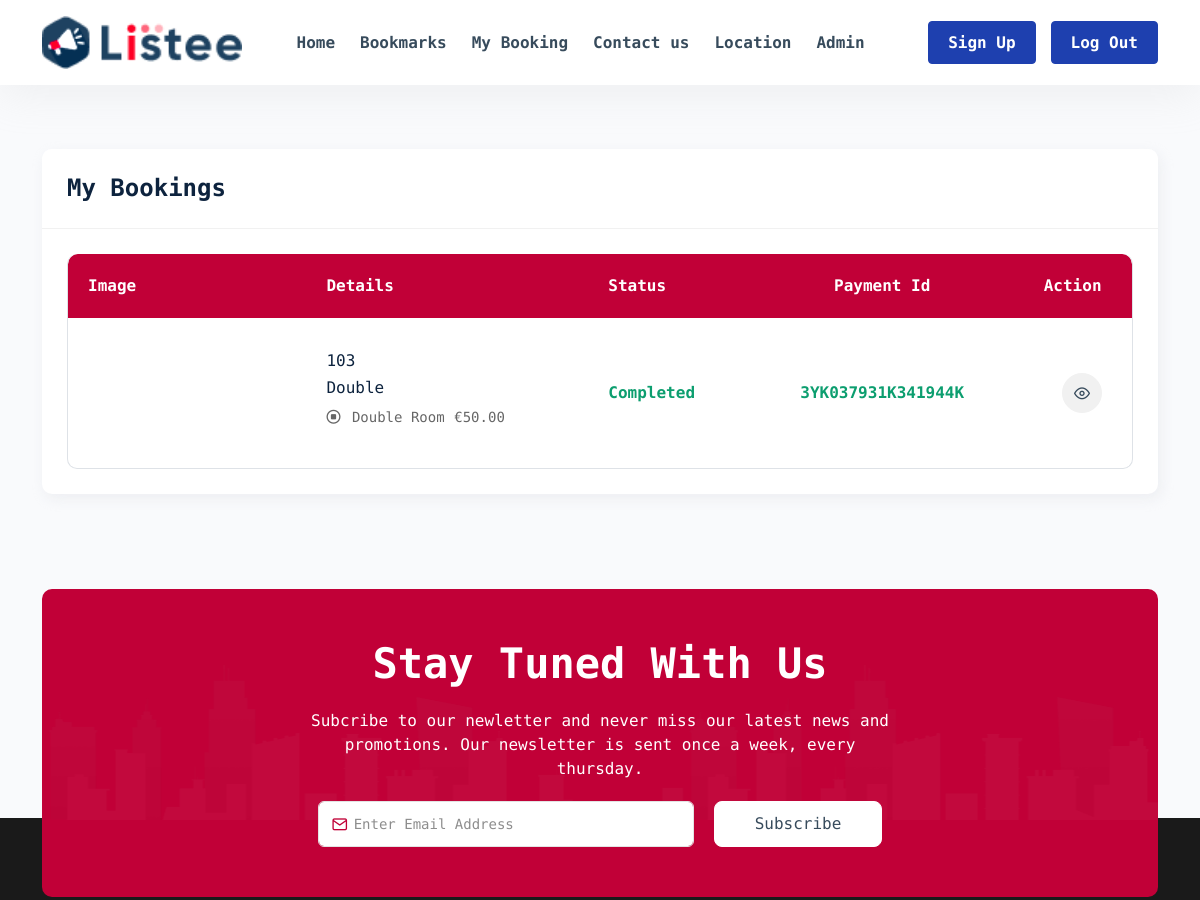
The app's page /dashboard/ (signed in, upper part), older data.
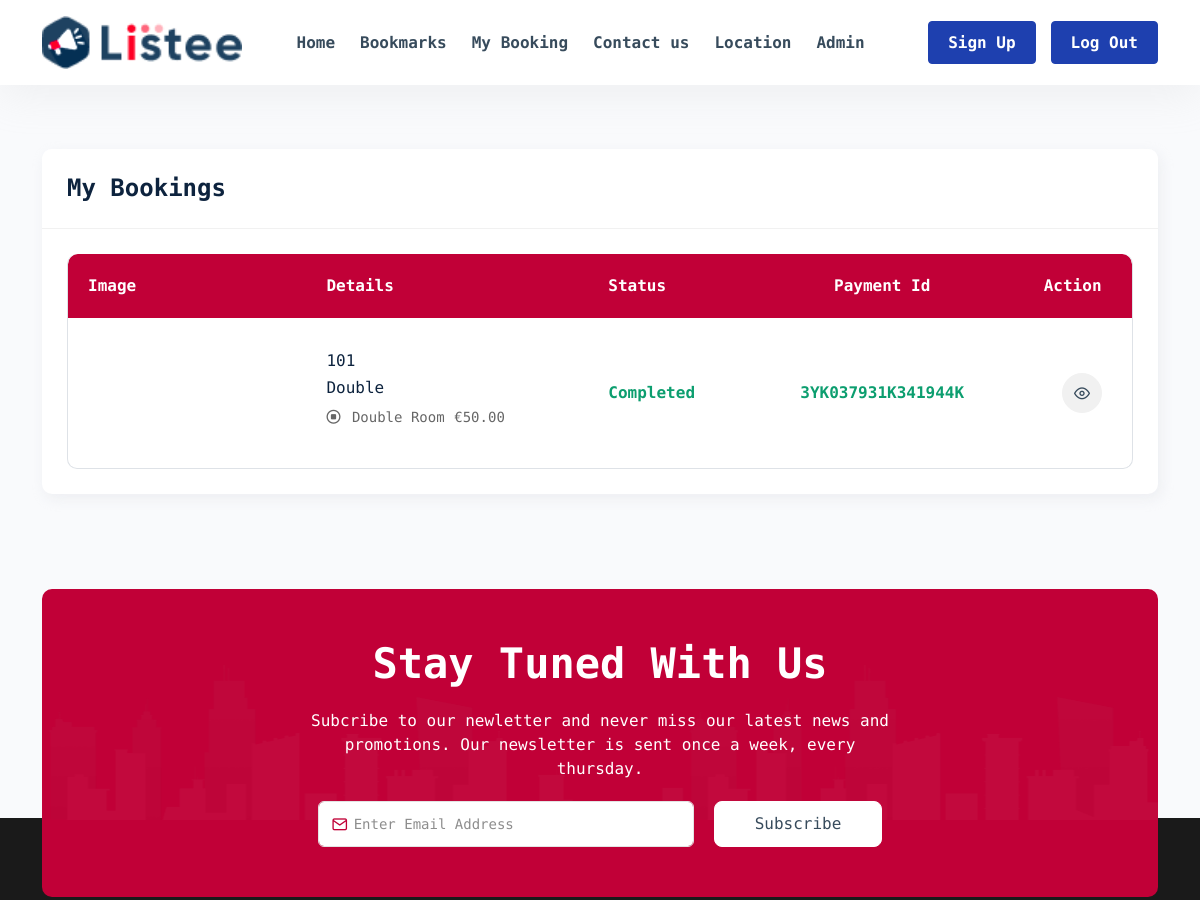
The same page, newer data.
### core/models.py (models this page shows, shortened)
class Booking(models.Model):
    room = models.ForeignKey(HotelRoom, on_delete=models.CASCADE,related_name='booking')
    guest = models.ForeignKey(Account, on_delete=models.CASCADE)
    check_in_date = models.DateTimeField()
    check_out_date = models.DateTimeField()
    guest_name = models.CharField(max_length=100)
    guest_email = models.EmailField()
    guest_phone = models.CharField(max_length=15, blank=True, null=True)
    special_requests = models.TextField(blank=True, null=True)
    created_at = models.DateTimeField(auto_now_add=True)
    payment_deadline = models.DateTimeField()
    payment_completed = models.BooleanField(default=False)

class HotelRoom(models.Model):
    ROOM_TYPES = [
        ('Single', 'Single'),
        ('Double', 'Double'),
        ('Suite', 'Suite'),
        ('Family', 'Family'),
        ('Delux', 'Deluxe'),
    ]
    room_number = models.CharField(max_length=10, unique=True)
    room_type = models.CharField(max_length=20, choices=ROOM_TYPES)
    price_per_night = models.DecimalField(max_digits=10, decimal_places=2)
    is_available = models.BooleanField(default=True)
    capacity= models.IntegerField(default=2)
    category = models.ForeignKey(Category, on_delete=models.CASCADE, related_name='rooms')
    amenities = models.ManyToManyField(Amenity, related_name='rooms')
    hotel_images=models.FileField(upload_to='hotelroom/')
    is_booked=models.BooleanField(default=False)
    rating=models.CharField(max_length=100,blank=True,null=True)
    view_count=models.IntegerField(default=0)
    description=models.TextField(blank=True,null=True)
    created_at=models.DateTimeField(auto_now=True)

class Category(models.Model):
    name = models.CharField(max_length=50, unique=True)
    catgory_image=models.FileField(upload_to='category_image',blank=True,null=True)
    created_at=models.DateTimeField(auto_now=True)

class Payment(models.Model):
    booking=models.ForeignKey(Booking,on_delete=models.CASCADE,blank=True,null=True)
    amount = models.DecimalField(max_digits=10, decimal_places=2)
    payment_method = models.CharField(max_length=20, default='')
    payment_status = models.CharField(max_length=20, default='Pending')
    payment_date = models.DateTimeField(auto_now=True,null=True, blank=True)
    transaction_id = models.CharField(max_length=100, blank=True, null=True)
    user=models.ForeignKey(Account,on_delete=models.CASCADE,blank=True,null=True)
    created_at=models.DateTimeField(auto_now=True)

### home/views.py (the view)
# urls.py: path('dashboard/', views.dashboard,name='dashboard'),
@login_required
def dashboard(request):
    booking=Booking.objects.filter(guest=request.user,payment_completed=True)
    payments = Payment.objects.filter(booking__in=booking)
    context={
        'book':booking,
        'payments':payments
    }
    return render(request,'home/dashboard.html',context)

### home/context_processors.py (called while the page is built)
def user_count(request):
    return {
        'user_count': Account.objects.count(),
    }

### templates/home/dashboard.html (shortened to what this page needs)
{% extends 'base.html' %}
{% load static %}
{% block content %}
	<div class="main-wrapper innerpagebg">
		<header class="header">
			{% include 'includes/header1.html' %}
		</header>
        <div class="dashboard-content listing-section ">
			<div class="container">
				<div class="dash-listingcontent dashboard-info" style='margin-top: 79px;'>
				    <div class="dash-cards card">
					    <div class="card-header">
						    <h4>My Bookings</h4>
						</div>
                        <div class="card-body">
                            <div class="table-responsive">
								<table class="listing-table datatable" id="listdata-table" >
                                   <thead>
									<tr>
									    <th class="no-sort" >Image</th>
									    <th class="no-sort">Details</th>
									    <th>Status</th>
									    <th>Payment Id</th>
									    <th class="no-sort">Action</th>
									 </tr>
                                     </thead>
                                     <tbody>
                                    {% for item in book %}
                                     <tr>
									     <td>
										    <div class="listingtable-img"> <a href="{% url 'details' item.room.id %}"><img class="img-fluid avatar-img" src="{{item.room.hotel_images.url}}" alt=""></a></div>
										 </td>
									     <td>
										     <h6><a href="{% url 'details' item.room.id %}">{{item.room.room_number}}</a></h6>
										     <h6><a href="{% url 'details' item.room.id %}">{{item.room.room_type}}</a></h6>
										     <div class="listingtable-rate"><a href="javascript:void(0)" class="cat-icon"><i class="fa-regular fa-circle-stop"></i> {{item.room.category.name}}</a> <span class="fixed-amt">€{{item.room.price_per_night}}</span></div>
										 </td>
									     <td><span class="status-text">Completed</span></td>
										 {% for payment in payments %}
										 {% if payment.booking == item %}
									     <td><span class="status-text">{{ payment.transaction_id }}</span></td>
										 {% endif %}
										 {% endfor %}
									     <td>
										    <div class="action">
        										<a href="javascript:void(0)" class="action-btn btn-view"><i class="feather-eye"></i></a>
										    </div>
										 </td>
                                     </tr>
                                     {% endfor %}
                                     </tbody>
							    </table>
							</div>
					    </div>
					</div>
				</div>
			</div>
		</div>
	{% include 'includes/footer.html' %}
	</div>
	{% endblock %}

### templates/base.html (shortened to what this page needs)
{% load static %}
<!DOCTYPE html>
<html lang="en">
<head>
	<link rel="stylesheet" href="{% static 'assets/css/bootstrap.min.css' %}">
	<link rel="stylesheet" href="{% static 'assets/plugins/fontawesome/css/fontawesome.min.css' %}">
	<link rel="stylesheet" href="{% static 'assets/plugins/fontawesome/css/all.min.css' %}">
	<link rel="stylesheet" href="{% static 'assets/plugins/select2/css/select2.min.css' %}">
	<link rel="stylesheet" href="{% static 'assets/plugins/aos/aos.css' %}">
	<link rel="stylesheet" href="{% static 'assets/css/feather.css' %}">
	<link rel="stylesheet" href="{% static 'assets/css/owl.carousel.min.css' %}">
	<link rel="stylesheet" href="{% static 'assets/css/style.css' %}">
</head>
<body>
    {% block content %}{% endblock %}
</body>
</html>

### templates/includes/header1.html (shortened to what this page needs)
{% load static %}
<div class="container">
    <nav class="navbar navbar-expand-lg header-nav">
        <div class="navbar-header">
            <a href="{% url 'home' %}" class="navbar-brand logo" style='width:200px;height:70px;'>
                <img src="{% static 'logo.png' %}" class="img-fluid" alt="Logo" style='width:100%;height:100%;object-fit:contain;filter: contrast(1.2) saturate(1.5);'>
            </a>
        </div>
        <div style="flex-direction:column;" class="main-menu-wrapper">
            <ul class="main-nav">
                <li class="has-submenu megamenu">
                    <a href="{%url 'home' %}" style=' color:#374b5c'>Home </a>
                </li>
                <li><a href="{% url 'book_marks' %}" style='color: #374b5c;'>Bookmarks</a></li>
                <li><a href="{% url 'dashboard' %}" style='color: #374b5c;'>My Booking</a></li>
                <li><a href="{% url 'contact' %}" style='color: #374b5c;'>Contact us</a></li>
                <li><a href="https://www.google.com/maps/place/Sky+Hotel/@35.1707555,33.3621487,17z/data=!3m1!4b1!4m9!3m8!1s0x14de175ad83a9f81:0xf1255bba300d6a06!5m2!4m1!1i2!8m2!3d35.1707555!4d33.3621487!16s%2Fg%2F1tm6ttwb?entry=ttu&g_ep=EgoyMDI0MDkyNC4wIKXMDSoASAFQAw%3D%3D"  target="_blank" style='color: #374b5c;'>Location</a></li>
                {% if user.is_superadmin %}
                <li><a href="{% url 'admin_index' %}" target="_blank" style='color: #374b5c;'>Admin</a></li>
                {% endif %}
            </ul>
        </div>
        <ul class="nav header-navbar-rht">
            <li class="nav-item">
                <a class="nav-link header-login" href="{% url 'register' %}" style='background-color:#c10037;'>Sign Up</a>
            </li>
            {% if user.is_authenticated %}
            <li class="nav-item">
                <a class="nav-link header-login" href="{% url 'logout' %}" style='background-color:#c10037;'>Log Out</a>
            </li>
            {% else %}
            <li class="nav-item">
                <a class="nav-link header-login" href="{% url 'login' %}" style='background-color:#c10037;'> Sign In</a>
            </li>
            {% endif %}
        </ul>
    </nav>
</div>

### templates/includes/footer.html (shortened to what this page needs)
{% load static %}
<footer class="footer">
    <div class="container">
           <div class="stay-tuned">
            <h3>Stay Tuned With Us</h3>
            <p>Subcribe to our newletter and never miss our latest news and promotions. Our newsletter is sent once a week, every thursday.</p>
            <form>
                <div class="form-group">
                    <div class="group-img">
                        <i class="feather-mail"></i>
                        <input type="text" class="form-control" placeholder="Enter Email Address">
                    </div>
                </div>
                <button class="btn btn-primary" type="submit"> Subscribe</button>
            </form>
        </div>
    </div>
</footer>

### static/assets/css/feather.css (style rules this page uses)
[class^="feather-"], [class*=" feather-"] { font-family: 'feather' !important; speak: none; font-style: normal; font-weight: normal; font-variant: normal; text-transform: none; line-height: 1; -webkit-font-smoothing: antialiased; -moz-osx-font-smoothing: grayscale; }
.feather-eye:before { content: "\e95c"; }
.feather-mail:before { content: "\e98a"; }

### templates/base.html (style rules this page uses)
.btn { background:#1e40af; border-color:#1e40af; color:#fff; }
.nav-link.header-login { background: #1e40af !important; border-color:#1e40af !important; }

Row changes from the older to the newer data that the page shows:
changed through a linked row, Booking "Double": room.room_number "103" → "101"
